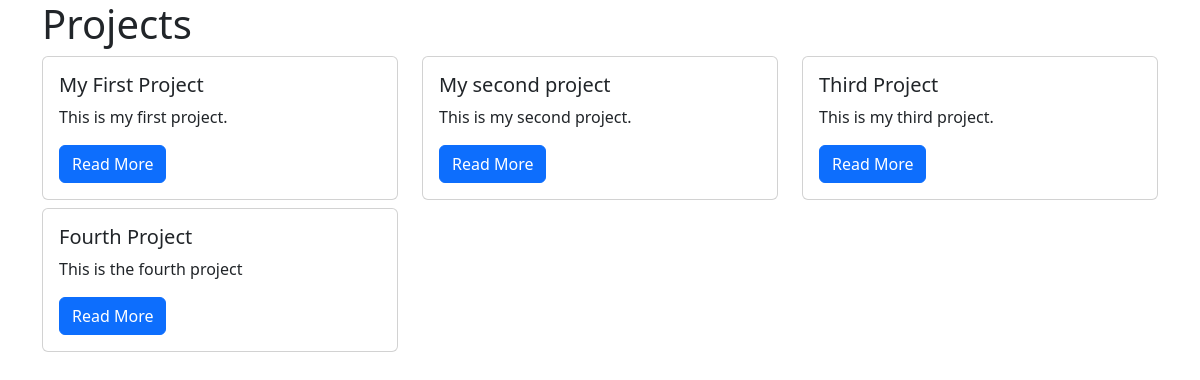
The app's page /projects/, older data.
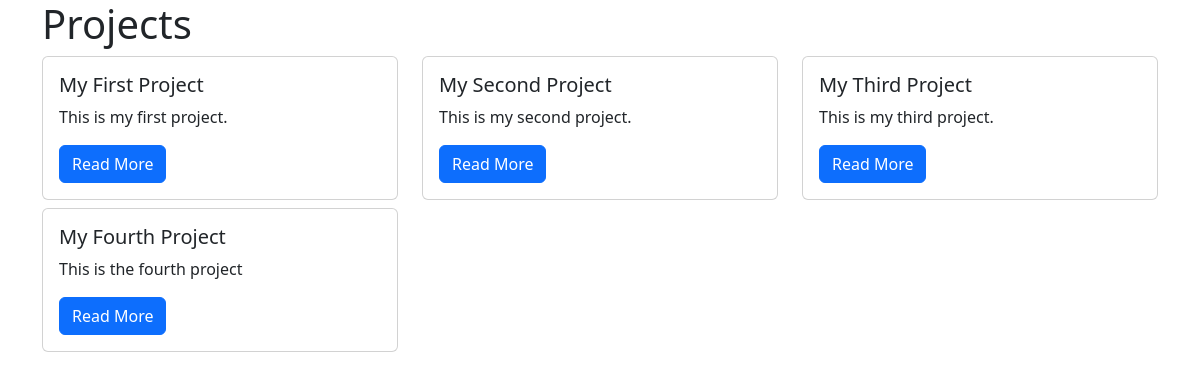
The same page, newer data.
### projects/models.py (models this page shows, shortened)
class Project(models.Model):
    title = models.CharField(max_length=100)
    description = models.TextField()
    date_created = models.DateField(default=timezone.now())
    technology = models.CharField(max_length=20)
    status = models.CharField(max_length=1, choices=PROJECT_STATUS_CHOICES, default="I")
    image = models.FileField(upload_to="project_images/", blank=True)

### projects/views.py (the view)
# urls.py: path("", views.project_index, name="project_index"),
def project_index(request):
    projects = Project.objects.all()
    context = {
                "projects": projects
    }
    return render(request, "projects/project_index.html", context)

### projects/templates/projects/project_index.html (shortened to what this page needs)
{% extends "base.html" %}
{% block page_content %}
<h1>Projects</h1>
<div class="row">
{% for project in projects %}
    <div class="col-md-4">
        <div class="card mb-2">
            <div class="card-body">
                <h5 class="card-title">{{ project.title }}</h5>
                <p class="card-text">{{ project.description}}</p>
                <a href="{% url 'project_detail' project.pk %}"
                    class="btn btn-primary">
                        Read More
                </a>
            </div>
        </div>
    </div>
    {% endfor %}
</div>
{% endblock %}

### templates/base.html (shortened to what this page needs)
<!DOCTYPE html>
<html lang="en">
<head>
    <link
        href="https://cdn.jsdelivr.net/npm/bootstrap@5.3.1/dist/css/bootstrap.min.css"
        rel="stylesheet"
    >
</head>
<body class="container">
{% block page_content %}{% endblock page_content %}
</body>
</html>

Row changes from the older to the newer data that the page shows:
changed Project "This is my second project.": title "My second project" → "My Second Project"
changed Project "This is my third project.": title "Third Project" → "My Third Project"
changed Project "This is the fourth project": title "Fourth Project" → "My Fourth Project"
